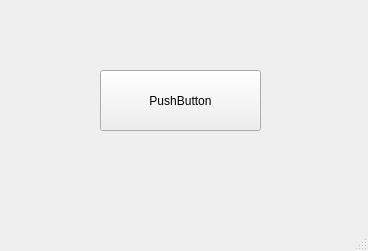
<?xml version="1.0" encoding="UTF-8"?>
<ui version="4.0">
 <class>MainWindow</class>
 <widget class="QMainWindow" name="MainWindow">
  <property name="geometry">
   <rect>
    <x>0</x>
    <y>0</y>
    <width>368</width>
    <height>251</height>
   </rect>
  </property>
  <property name="windowTitle">
   <string>MainWindow</string>
  </property>
  <widget class="QWidget" name="centralwidget">
   <widget class="QPushButton" name="pushButton">
    <property name="geometry">
     <rect>
      <x>100</x>
      <y>70</y>
      <width>161</width>
      <height>61</height>
     </rect>
    </property>
    <property name="text">
     <string>PushButton</string>
    </property>
   </widget>
  </widget>
  <widget class="QMenuBar" name="menubar">
   <property name="geometry">
    <rect>
     <x>0</x>
     <y>0</y>
     <width>368</width>
     <height>22</height>
    </rect>
   </property>
  </widget>
  <widget class="QStatusBar" name="statusbar"/>
 </widget>
 <resources/>
 <connections/>
</ui>
